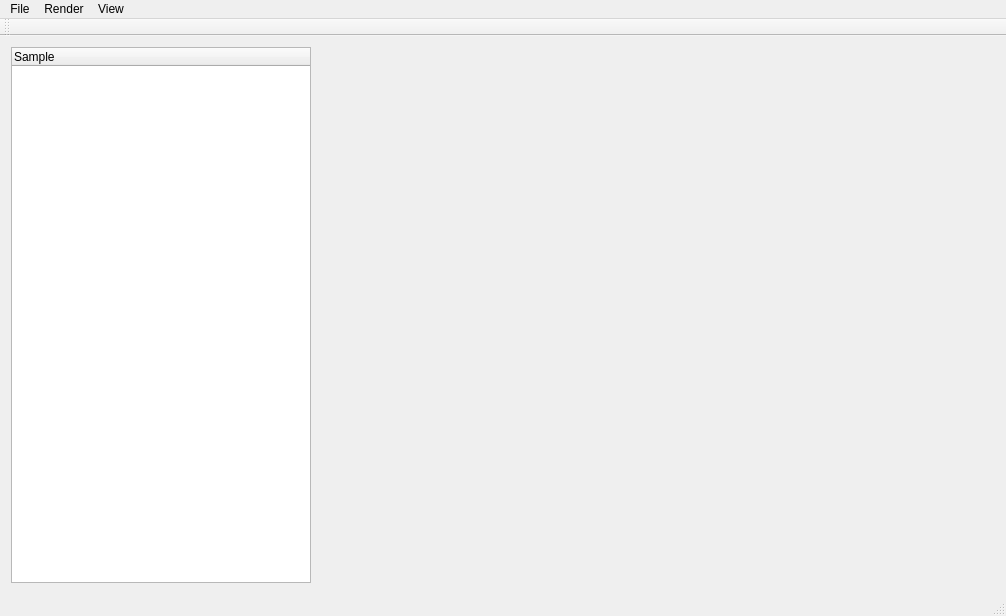
<?xml version="1.0" encoding="UTF-8"?>
<ui version="4.0">
 <class>CMainWindow</class>
 <widget class="QMainWindow" name="CMainWindow">
  <property name="geometry">
   <rect>
    <x>0</x>
    <y>0</y>
    <width>1006</width>
    <height>616</height>
   </rect>
  </property>
  <property name="windowTitle">
   <string>CMainWindow</string>
  </property>
  <widget class="QWidget" name="centralWidget">
   <layout class="QHBoxLayout" name="horizontalLayout_2">
    <item>
     <layout class="QHBoxLayout" name="horizontalLayout">
      <item>
       <widget class="QTreeWidget" name="SampleTree">
        <property name="maximumSize">
         <size>
          <width>300</width>
          <height>16777215</height>
         </size>
        </property>
        <column>
         <property name="text">
          <string>Sample</string>
         </property>
        </column>
       </widget>
      </item>
      <item>
       <widget class="QWidget" name="RenderWidget" native="true">
        <property name="minimumSize">
         <size>
          <width>400</width>
          <height>0</height>
         </size>
        </property>
        <layout class="QVBoxLayout" name="verticalLayout">
         <item>
          <layout class="QVBoxLayout" name="Layout"/>
         </item>
        </layout>
       </widget>
      </item>
     </layout>
    </item>
   </layout>
  </widget>
  <widget class="QToolBar" name="mainToolBar">
   <attribute name="toolBarArea">
    <enum>TopToolBarArea</enum>
   </attribute>
   <attribute name="toolBarBreak">
    <bool>false</bool>
   </attribute>
  </widget>
  <widget class="QStatusBar" name="statusBar"/>
  <widget class="QMenuBar" name="menuBar">
   <property name="geometry">
    <rect>
     <x>0</x>
     <y>0</y>
     <width>1006</width>
     <height>21</height>
    </rect>
   </property>
   <widget class="QMenu" name="menuFile">
    <property name="title">
     <string>File</string>
    </property>
   </widget>
   <widget class="QMenu" name="menuRender">
    <property name="title">
     <string>Render</string>
    </property>
    <widget class="QMenu" name="menuMode">
     <property name="title">
      <string>Mode</string>
     </property>
     <addaction name="ActionSolid"/>
     <addaction name="ActionWireframe"/>
    </widget>
    <widget class="QMenu" name="menuView_Frustum_Culling">
     <property name="title">
      <string>View Frustum Culling</string>
     </property>
     <addaction name="ActionCullNone"/>
     <addaction name="ActionCullSphere"/>
     <addaction name="ActionCullAABB"/>
     <addaction name="ActionCullSphereAABB"/>
    </widget>
    <addaction name="menuMode"/>
    <addaction name="menuView_Frustum_Culling"/>
   </widget>
   <widget class="QMenu" name="menuView">
    <property name="title">
     <string>View</string>
    </property>
    <addaction name="ActionDebugWindow"/>
   </widget>
   <addaction name="menuFile"/>
   <addaction name="menuRender"/>
   <addaction name="menuView"/>
  </widget>
  <action name="ActionSolid">
   <property name="checkable">
    <bool>true</bool>
   </property>
   <property name="checked">
    <bool>true</bool>
   </property>
   <property name="text">
    <string>Solid</string>
   </property>
  </action>
  <action name="ActionWireframe">
   <property name="checkable">
    <bool>true</bool>
   </property>
   <property name="text">
    <string>Wireframe</string>
   </property>
  </action>
  <action name="ActionDebugWindow">
   <property name="text">
    <string>Debug Window</string>
   </property>
  </action>
  <action name="ActionCullNone">
   <property name="checkable">
    <bool>true</bool>
   </property>
   <property name="text">
    <string>None</string>
   </property>
  </action>
  <action name="ActionCullSphere">
   <property name="checkable">
    <bool>true</bool>
   </property>
   <property name="text">
    <string>Sphere</string>
   </property>
  </action>
  <action name="ActionCullAABB">
   <property name="checkable">
    <bool>true</bool>
   </property>
   <property name="text">
    <string>AABB</string>
   </property>
  </action>
  <action name="ActionCullSphereAABB">
   <property name="checkable">
    <bool>true</bool>
   </property>
   <property name="text">
    <string>Sphere And AABB</string>
   </property>
  </action>
 </widget>
 <layoutdefault spacing="6" margin="11"/>
 <resources/>
 <connections/>
</ui>
